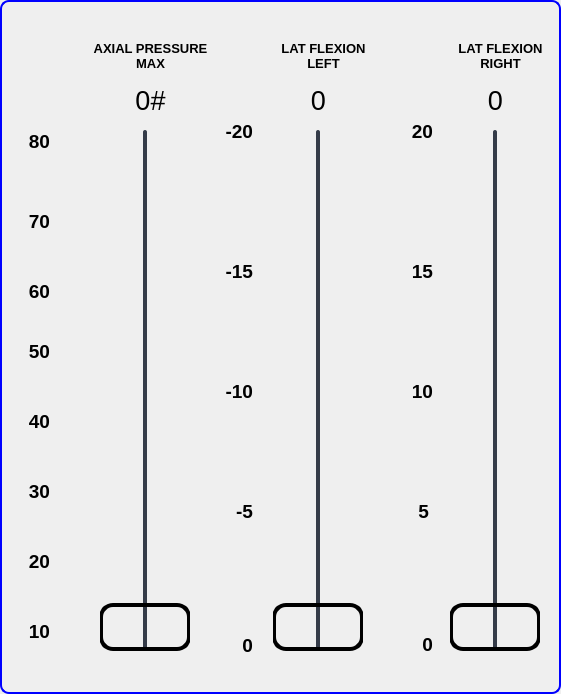
     <widget class="QGroupBox" name="AXGroupBox">
      <property name="geometry">
       <rect>
        <x>709</x>
        <y>-4</y>
        <width>561</width>
        <height>694</height>
       </rect>
      </property>
      <property name="styleSheet">
       <string notr="true">QGroupBox {
                                border: 2px solid blue;
                                border-radius: 9px;
                                margin-top: 0.5em;
                                }
                            </string>
      </property>
      <property name="title">
       <string/>
      </property>
      <widget class="QSlider" name="leftLatFlexionSlider_3">
       <property name="geometry">
        <rect>
         <x>273</x>
         <y>130</y>
         <width>90</width>
         <height>521</height>
        </rect>
       </property>
       <property name="font">
        <font>
         <family>Arial</family>
         <pointsize>12</pointsize>
        </font>
       </property>
       <property name="styleSheet">
        <string notr="true">QSlider::groove:vertical {
                                    border-radius: 2px;
                                    width: 4px;
                                    background-color: rgb(52, 59, 72);
                                    }
                                    QSlider::groove:vertical:hover {
                                    background-color: blue;
                                    }
                                    QSlider::handle:vertical {
                                    background-color: qlineargradient(spread:pad, x1:0, y1:0, x2:0,
                                    y2:1, stop:0 rgba(0, 50, 145, 255), stop:1 rgba(255, 255, 255,
                                    255));
                                    border: 4px solid black;
                                    height: 40px;
                                    margin: 0px -44px;
                                    border-radius: 14px;
                                    }</string>
       </property>
       <property name="minimum">
        <number>0</number>
       </property>
       <property name="maximum">
        <number>20</number>
       </property>
       <property name="singleStep">
        <number>1</number>
       </property>
       <property name="pageStep">
        <number>1</number>
       </property>
       <property name="value">
        <number>0</number>
       </property>
       <property name="sliderPosition">
        <number>0</number>
       </property>
       <property name="orientation">
        <enum>Qt::Vertical</enum>
       </property>
       <property name="invertedControls">
        <bool>false</bool>
       </property>
       <property name="tickPosition">
        <enum>QSlider::TicksBothSides</enum>
       </property>
       <property name="tickInterval">
        <number>2</number>
       </property>
      </widget>
      <widget class="QLabel" name="leftLatFlexionTitleLbl_3">
       <property name="geometry">
        <rect>
         <x>273</x>
         <y>30</y>
         <width>101</width>
         <height>51</height>
        </rect>
       </property>
       <property name="font">
        <font>
         <family>Arial</family>
         <pointsize>10</pointsize>
         <bold>true</bold>
        </font>
       </property>
       <property name="text">
        <string>LAT FLEXION LEFT</string>
       </property>
       <property name="alignment">
        <set>Qt::AlignCenter</set>
       </property>
       <property name="wordWrap">
        <bool>true</bool>
       </property>
      </widget>
      <widget class="QLabel" name="leftLatFlexionLbl_3">
       <property name="geometry">
        <rect>
         <x>293</x>
         <y>80</y>
         <width>51</width>
         <height>41</height>
        </rect>
       </property>
       <property name="font">
        <font>
         <family>Arial</family>
         <pointsize>20</pointsize>
        </font>
       </property>
       <property name="text">
        <string>0</string>
       </property>
       <property name="alignment">
        <set>Qt::AlignCenter</set>
       </property>
      </widget>
      <widget class="QLabel" name="leftLatUpLbl_3">
       <property name="geometry">
        <rect>
         <x>223</x>
         <y>160</y>
         <width>47</width>
         <height>101</height>
        </rect>
       </property>
       <property name="text">
        <string/>
       </property>
       <property name="pixmap">
        <pixmap>images/up-ticks.png</pixmap>
       </property>
      </widget>
      <widget class="QLabel" name="leftLatDownLbl_3">
       <property name="geometry">
        <rect>
         <x>223</x>
         <y>520</y>
         <width>47</width>
         <height>101</height>
        </rect>
       </property>
       <property name="text">
        <string/>
       </property>
       <property name="pixmap">
        <pixmap>images/down-ticks.png</pixmap>
       </property>
      </widget>
      <widget class="QLabel" name="Lbl_63">
       <property name="geometry">
        <rect>
         <x>223</x>
         <y>633</y>
         <width>30</width>
         <height>24</height>
        </rect>
       </property>
       <property name="font">
        <font>
         <family>Arial</family>
         <pointsize>14</pointsize>
         <bold>true</bold>
        </font>
       </property>
       <property name="text">
        <string>0</string>
       </property>
       <property name="alignment">
        <set>Qt::AlignRight|Qt::AlignTrailing|Qt::AlignVCenter</set>
       </property>
      </widget>
      <widget class="QLabel" name="Lbl_64">
       <property name="geometry">
        <rect>
         <x>223</x>
         <y>380</y>
         <width>30</width>
         <height>24</height>
        </rect>
       </property>
       <property name="font">
        <font>
         <family>Arial</family>
         <pointsize>14</pointsize>
         <bold>true</bold>
        </font>
       </property>
       <property name="text">
        <string>-10</string>
       </property>
       <property name="alignment">
        <set>Qt::AlignRight|Qt::AlignTop|Qt::AlignTrailing</set>
       </property>
      </widget>
      <widget class="QLabel" name="Lbl_65">
       <property name="geometry">
        <rect>
         <x>223</x>
         <y>500</y>
         <width>30</width>
         <height>24</height>
        </rect>
       </property>
       <property name="font">
        <font>
         <family>Arial</family>
         <pointsize>14</pointsize>
         <bold>true</bold>
        </font>
       </property>
       <property name="styleSheet">
        <string notr="true">background:transparent;</string>
       </property>
       <property name="text">
        <string>-5</string>
       </property>
       <property name="alignment">
        <set>Qt::AlignRight|Qt::AlignTop|Qt::AlignTrailing</set>
       </property>
      </widget>
      <widget class="QLabel" name="Lbl_73">
       <property name="geometry">
        <rect>
         <x>223</x>
         <y>120</y>
         <width>30</width>
         <height>24</height>
        </rect>
       </property>
       <property name="font">
        <font>
         <family>Arial</family>
         <pointsize>14</pointsize>
         <bold>true</bold>
        </font>
       </property>
       <property name="text">
        <string>-20</string>
       </property>
       <property name="alignment">
        <set>Qt::AlignRight|Qt::AlignTop|Qt::AlignTrailing</set>
       </property>
      </widget>
      <widget class="QLabel" name="Lbl_77">
       <property name="geometry">
        <rect>
         <x>223</x>
         <y>260</y>
         <width>30</width>
         <height>24</height>
        </rect>
       </property>
       <property name="font">
        <font>
         <family>Arial</family>
         <pointsize>14</pointsize>
         <bold>true</bold>
        </font>
       </property>
       <property name="text">
        <string>-15</string>
       </property>
       <property name="alignment">
        <set>Qt::AlignRight|Qt::AlignTop|Qt::AlignTrailing</set>
       </property>
      </widget>
      <widget class="QLabel" name="rightLatUpLbl_3">
       <property name="geometry">
        <rect>
         <x>400</x>
         <y>160</y>
         <width>47</width>
         <height>101</height>
        </rect>
       </property>
       <property name="text">
        <string/>
       </property>
       <property name="pixmap">
        <pixmap>images/up-ticks.png</pixmap>
       </property>
      </widget>
      <widget class="QLabel" name="Lbl_80">
       <property name="geometry">
        <rect>
         <x>403</x>
         <y>260</y>
         <width>30</width>
         <height>24</height>
        </rect>
       </property>
       <property name="font">
        <font>
         <family>Arial</family>
         <pointsize>14</pointsize>
         <bold>true</bold>
        </font>
       </property>
       <property name="text">
        <string>15</string>
       </property>
       <property name="alignment">
        <set>Qt::AlignRight|Qt::AlignTop|Qt::AlignTrailing</set>
       </property>
      </widget>
      <widget class="QSlider" name="rightLatFlexionSlider_3">
       <property name="geometry">
        <rect>
         <x>450</x>
         <y>130</y>
         <width>90</width>
         <height>521</height>
        </rect>
       </property>
       <property name="font">
        <font>
         <family>Arial</family>
         <pointsize>12</pointsize>
        </font>
       </property>
       <property name="styleSheet">
        <string notr="true">QSlider::groove:vertical {
                                    border-radius: 2px;
                                    width: 4px;
                                    background-color: rgb(52, 59, 72);
                                    }
                                    QSlider::groove:vertical:hover {
                                    background-color: blue;
                                    }
                                    QSlider::handle:vertical {
                                    background-color: qlineargradient(spread:pad, x1:0, y1:0, x2:0,
                                    y2:1, stop:0 rgba(0, 50, 145, 255), stop:1 rgba(255, 255, 255,
                                    255));
                                    border: 4px solid black;
                                    height: 40px;
                                    margin: 0px -44px;
                                    border-radius: 14px;
                                    }</string>
       </property>
       <property name="minimum">
        <number>0</number>
       </property>
       <property name="maximum">
        <number>20</number>
       </property>
       <property name="singleStep">
        <number>1</number>
       </property>
       <property name="pageStep">
        <number>1</number>
       </property>
       <property name="value">
        <number>0</number>
       </property>
       <property name="sliderPosition">
        <number>0</number>
       </property>
       <property name="orientation">
        <enum>Qt::Vertical</enum>
       </property>
       <property name="invertedControls">
        <bool>false</bool>
       </property>
       <property name="tickPosition">
        <enum>QSlider::TicksBothSides</enum>
       </property>
       <property name="tickInterval">
        <number>2</number>
       </property>
      </widget>
      <widget class="QLabel" name="Lbl_81">
       <property name="geometry">
        <rect>
         <x>403</x>
         <y>380</y>
         <width>30</width>
         <height>24</height>
        </rect>
       </property>
       <property name="font">
        <font>
         <family>Arial</family>
         <pointsize>14</pointsize>
         <bold>true</bold>
        </font>
       </property>
       <property name="text">
        <string>10</string>
       </property>
       <property name="alignment">
        <set>Qt::AlignRight|Qt::AlignTop|Qt::AlignTrailing</set>
       </property>
      </widget>
      <widget class="QLabel" name="Lbl_82">
       <property name="geometry">
        <rect>
         <x>399</x>
         <y>500</y>
         <width>30</width>
         <height>24</height>
        </rect>
       </property>
       <property name="font">
        <font>
         <family>Arial</family>
         <pointsize>14</pointsize>
         <bold>true</bold>
        </font>
       </property>
       <property name="styleSheet">
        <string notr="true">background:transparent;</string>
       </property>
       <property name="text">
        <string>5</string>
       </property>
       <property name="alignment">
        <set>Qt::AlignRight|Qt::AlignTop|Qt::AlignTrailing</set>
       </property>
      </widget>
      <widget class="QLabel" name="rightLatFlexionLbl_3">
       <property name="geometry">
        <rect>
         <x>465</x>
         <y>80</y>
         <width>61</width>
         <height>41</height>
        </rect>
       </property>
       <property name="font">
        <font>
         <family>Arial</family>
         <pointsize>20</pointsize>
        </font>
       </property>
       <property name="text">
        <string>0</string>
       </property>
       <property name="alignment">
        <set>Qt::AlignCenter</set>
       </property>
      </widget>
      <widget class="QLabel" name="rightLatDownLbl_3">
       <property name="geometry">
        <rect>
         <x>400</x>
         <y>520</y>
         <width>47</width>
         <height>101</height>
        </rect>
       </property>
       <property name="text">
        <string/>
       </property>
       <property name="pixmap">
        <pixmap>images/down-ticks.png</pixmap>
       </property>
      </widget>
      <widget class="QLabel" name="Lbl_83">
       <property name="geometry">
        <rect>
         <x>403</x>
         <y>633</y>
         <width>30</width>
         <height>24</height>
        </rect>
       </property>
       <property name="font">
        <font>
         <family>Arial</family>
         <pointsize>14</pointsize>
         <bold>true</bold>
        </font>
       </property>
       <property name="text">
        <string>0</string>
       </property>
       <property name="alignment">
        <set>Qt::AlignRight|Qt::AlignTop|Qt::AlignTrailing</set>
       </property>
      </widget>
      <widget class="QLabel" name="rightLatFlexionTitleLbl_3">
       <property name="geometry">
        <rect>
         <x>450</x>
         <y>30</y>
         <width>101</width>
         <height>51</height>
        </rect>
       </property>
       <property name="font">
        <font>
         <family>Arial</family>
         <pointsize>10</pointsize>
         <bold>true</bold>
        </font>
       </property>
       <property name="text">
        <string>LAT FLEXION RIGHT</string>
       </property>
       <property name="alignment">
        <set>Qt::AlignCenter</set>
       </property>
       <property name="wordWrap">
        <bool>true</bool>
       </property>
      </widget>
      <widget class="QLabel" name="Lbl_84">
       <property name="geometry">
        <rect>
         <x>403</x>
         <y>120</y>
         <width>30</width>
         <height>24</height>
        </rect>
       </property>
       <property name="font">
        <font>
         <family>Arial</family>
         <pointsize>14</pointsize>
         <bold>true</bold>
        </font>
       </property>
       <property name="text">
        <string>20</string>
       </property>
       <property name="alignment">
        <set>Qt::AlignRight|Qt::AlignTop|Qt::AlignTrailing</set>
       </property>
      </widget>
      <widget class="QLabel" name="Lbl_23">
       <property name="geometry">
        <rect>
         <x>20</x>
         <y>480</y>
         <width>30</width>
         <height>24</height>
        </rect>
       </property>
       <property name="font">
        <font>
         <family>Arial</family>
         <pointsize>14</pointsize>
         <bold>true</bold>
        </font>
       </property>
       <property name="text">
        <string extracomment="10">30</string>
       </property>
       <property name="alignment">
        <set>Qt::AlignRight|Qt::AlignTop|Qt::AlignTrailing</set>
       </property>
      </widget>
      <widget class="QSlider" name="axialPressureSlider_2">
       <property name="geometry">
        <rect>
         <x>100</x>
         <y>130</y>
         <width>90</width>
         <height>521</height>
        </rect>
       </property>
       <property name="font">
        <font>
         <family>Arial</family>
         <pointsize>12</pointsize>
        </font>
       </property>
       <property name="styleSheet">
        <string notr="true">QSlider::groove:vertical {
                                    border-radius: 2px;
                                    width: 4px;
                                    background-color: rgb(52, 59, 72);
                                    }
                                    QSlider::groove:vertical:hover {
                                    background-color: blue;
                                    }
                                    QSlider::handle:vertical {
                                    background-color:qlineargradient(spread:pad, x1:0, y1:1, x2:0,
                                    y2:0, stop:0 rgba(0, 50, 145, 255), stop:1 rgba(255, 255, 255,
                                    255));
                                    border: 4px solid black;
                                    height: 40px;
                                    margin: 0px -44px;
                                    border-radius: 14px;
                                    }</string>
       </property>
       <property name="minimum">
        <number>10</number>
       </property>
       <property name="maximum">
        <number>80</number>
       </property>
       <property name="singleStep">
        <number>1</number>
       </property>
       <property name="pageStep">
        <number>5</number>
       </property>
       <property name="value">
        <number>10</number>
       </property>
       <property name="sliderPosition">
        <number>10</number>
       </property>
       <property name="orientation">
        <enum>Qt::Vertical</enum>
       </property>
       <property name="tickPosition">
        <enum>QSlider::TicksBothSides</enum>
       </property>
       <property name="tickInterval">
        <number>5</number>
       </property>
      </widget>
      <widget class="QLabel" name="Lbl_24">
       <property name="geometry">
        <rect>
         <x>20</x>
         <y>410</y>
         <width>30</width>
         <height>24</height>
        </rect>
       </property>
       <property name="font">
        <font>
         <family>Arial</family>
         <pointsize>14</pointsize>
         <bold>true</bold>
        </font>
       </property>
       <property name="text">
        <string extracomment="10">40</string>
       </property>
       <property name="alignment">
        <set>Qt::AlignRight|Qt::AlignTop|Qt::AlignTrailing</set>
       </property>
      </widget>
      <widget class="QLabel" name="Lbl_85">
       <property name="geometry">
        <rect>
         <x>20</x>
         <y>280</y>
         <width>30</width>
         <height>24</height>
        </rect>
       </property>
       <property name="font">
        <font>
         <family>Arial</family>
         <pointsize>14</pointsize>
         <bold>true</bold>
        </font>
       </property>
       <property name="text">
        <string>60</string>
       </property>
       <property name="alignment">
        <set>Qt::AlignRight|Qt::AlignTop|Qt::AlignTrailing</set>
       </property>
      </widget>
      <widget class="QLabel" name="Lbl_25">
       <property name="geometry">
        <rect>
         <x>20</x>
         <y>210</y>
         <width>30</width>
         <height>24</height>
        </rect>
       </property>
       <property name="font">
        <font>
         <family>Arial</family>
         <pointsize>14</pointsize>
         <bold>true</bold>
        </font>
       </property>
       <property name="styleSheet">
        <string notr="true">background:transparent;</string>
       </property>
       <property name="text">
        <string>70</string>
       </property>
       <property name="alignment">
        <set>Qt::AlignRight|Qt::AlignTop|Qt::AlignTrailing</set>
       </property>
      </widget>
      <widget class="QLabel" name="axialPressureUpLbl_2">
       <property name="geometry">
        <rect>
         <x>50</x>
         <y>160</y>
         <width>47</width>
         <height>101</height>
        </rect>
       </property>
       <property name="text">
        <string/>
       </property>
       <property name="pixmap">
        <pixmap>images/up-ticks.png</pixmap>
       </property>
      </widget>
      <widget class="QLabel" name="axialPressureTitleLbl_2">
       <property name="geometry">
        <rect>
         <x>80</x>
         <y>30</y>
         <width>141</width>
         <height>51</height>
        </rect>
       </property>
       <property name="font">
        <font>
         <family>Arial</family>
         <pointsize>10</pointsize>
         <bold>true</bold>
        </font>
       </property>
       <property name="text">
        <string>AXIAL PRESSURE MAX</string>
       </property>
       <property name="alignment">
        <set>Qt::AlignCenter</set>
       </property>
       <property name="wordWrap">
        <bool>true</bool>
       </property>
      </widget>
      <widget class="QLabel" name="Lbl_86">
       <property name="geometry">
        <rect>
         <x>20</x>
         <y>620</y>
         <width>30</width>
         <height>24</height>
        </rect>
       </property>
       <property name="font">
        <font>
         <family>Arial</family>
         <pointsize>14</pointsize>
         <bold>true</bold>
        </font>
       </property>
       <property name="styleSheet">
        <string notr="true">background:transparent;</string>
       </property>
       <property name="text">
        <string>10</string>
       </property>
       <property name="alignment">
        <set>Qt::AlignRight|Qt::AlignTop|Qt::AlignTrailing</set>
       </property>
      </widget>
      <widget class="QLabel" name="axialPressureDownLbl_2">
       <property name="geometry">
        <rect>
         <x>50</x>
         <y>520</y>
         <width>47</width>
         <height>101</height>
        </rect>
       </property>
       <property name="text">
        <string/>
       </property>
       <property name="pixmap">
        <pixmap>images/down-ticks.png</pixmap>
       </property>
      </widget>
      <widget class="QLabel" name="Lbl_87">
       <property name="geometry">
        <rect>
         <x>20</x>
         <y>340</y>
         <width>30</width>
         <height>24</height>
        </rect>
       </property>
       <property name="sizePolicy">
        <sizepolicy hsizetype="Preferred" vsizetype="Preferred">
         <horstretch>0</horstretch>
         <verstretch>0</verstretch>
        </sizepolicy>
       </property>
       <property name="font">
        <font>
         <family>Arial</family>
         <pointsize>14</pointsize>
         <bold>true</bold>
        </font>
       </property>
       <property name="text">
        <string>50</string>
       </property>
       <property name="alignment">
        <set>Qt::AlignRight|Qt::AlignTop|Qt::AlignTrailing</set>
       </property>
      </widget>
      <widget class="QLabel" name="axialPressureLbl_2">
       <property name="geometry">
        <rect>
         <x>110</x>
         <y>80</y>
         <width>81</width>
         <height>41</height>
        </rect>
       </property>
       <property name="font">
        <font>
         <family>Arial</family>
         <pointsize>20</pointsize>
        </font>
       </property>
       <property name="text">
        <string>0#</string>
       </property>
       <property name="alignment">
        <set>Qt::AlignCenter</set>
       </property>
      </widget>
      <widget class="QLabel" name="Lbl_26">
       <property name="geometry">
        <rect>
         <x>20</x>
         <y>550</y>
         <width>30</width>
         <height>24</height>
        </rect>
       </property>
       <property name="font">
        <font>
         <family>Arial</family>
         <pointsize>14</pointsize>
         <bold>true</bold>
        </font>
       </property>
       <property name="styleSheet">
        <string notr="true">background:transparent;</string>
       </property>
       <property name="text">
        <string extracomment="10">20</string>
       </property>
       <property name="alignment">
        <set>Qt::AlignRight|Qt::AlignTop|Qt::AlignTrailing</set>
       </property>
      </widget>
      <widget class="QLabel" name="Lbl_7">
       <property name="geometry">
        <rect>
         <x>20</x>
         <y>130</y>
         <width>30</width>
         <height>24</height>
        </rect>
       </property>
       <property name="font">
        <font>
         <family>Arial</family>
         <pointsize>14</pointsize>
         <bold>true</bold>
        </font>
       </property>
       <property name="text">
        <string>80</string>
       </property>
       <property name="alignment">
        <set>Qt::AlignRight|Qt::AlignTop|Qt::AlignTrailing</set>
       </property>
      </widget>
     </widget>
